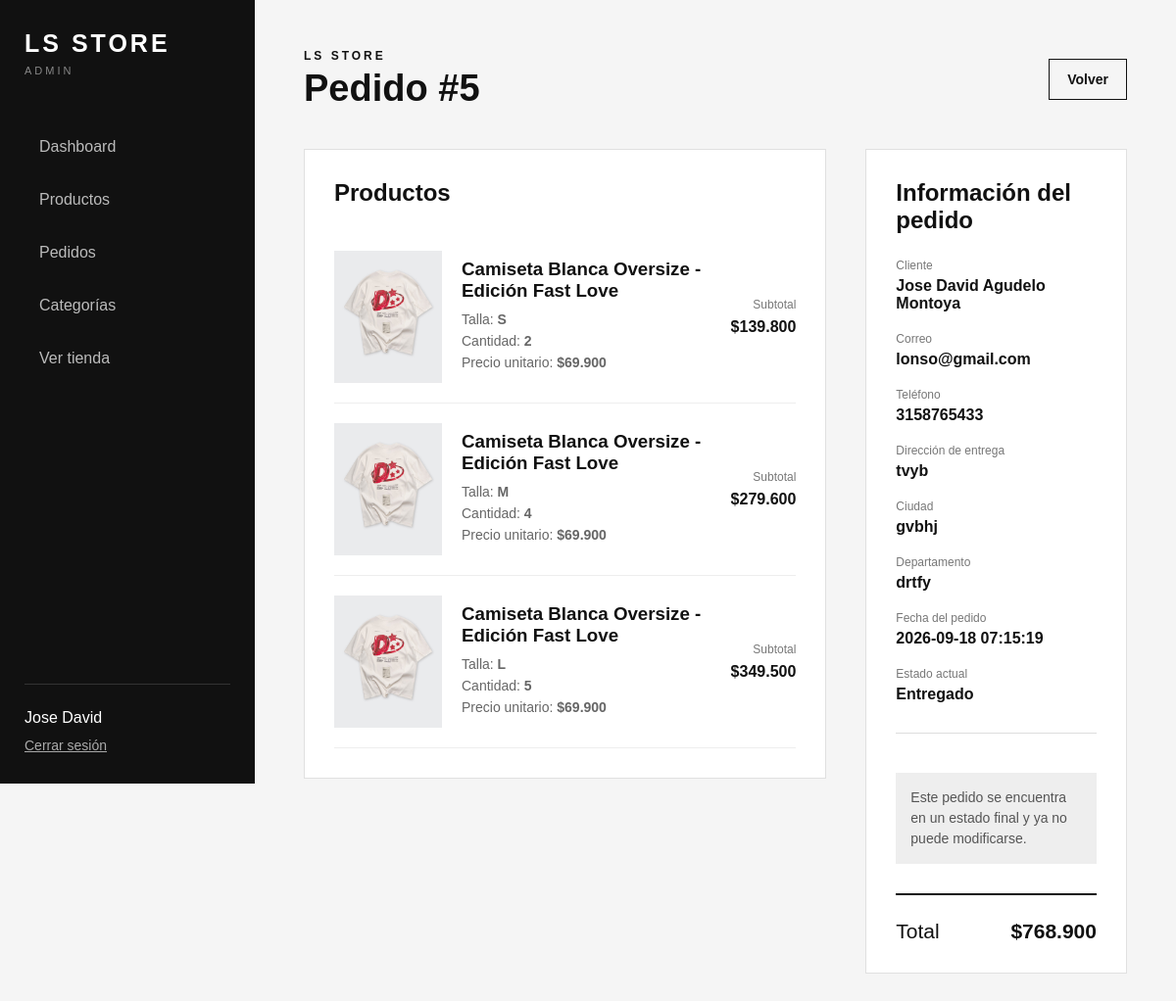
/admin/pedidos/ver.php?id=5 (signed in), run on the app's committed database.
### tables this page shows
CREATE TABLE `pedidos` (
  `id` int(11) NOT NULL,
  `usuario_id` int(11) NOT NULL,
  `total` decimal(10,2) NOT NULL,
  `direccion` varchar(255) NOT NULL,
  `ciudad` varchar(100) NOT NULL,
  `departamento` varchar(100) NOT NULL,
  `telefono` varchar(20) NOT NULL,
  `estado` varchar(30) NOT NULL,
  `fecha_pedido` timestamp NOT NULL DEFAULT current_timestamp()
);

CREATE TABLE `detalle_pedido` (
  `id` int(11) NOT NULL,
  `pedido_id` int(11) NOT NULL,
  `producto_id` int(11) NOT NULL,
  `talla` varchar(10) NOT NULL,
  `cantidad` int(11) NOT NULL,
  `precio_unitario` decimal(10,2) NOT NULL,
  `subtotal` decimal(10,2) NOT NULL
);

CREATE TABLE `productos` (
  `id` int(11) NOT NULL,
  `categoria_id` int(11) NOT NULL,
  `nombre` varchar(150) NOT NULL,
  `descripcion` text NOT NULL,
  `precio` decimal(10,2) NOT NULL,
  `imagen` varchar(255) DEFAULT NULL,
  `color` varchar(50) DEFAULT NULL,
  `estado` varchar(20) NOT NULL,
  `fecha_creacion` timestamp NOT NULL DEFAULT current_timestamp()
);

CREATE TABLE `usuarios` (
  `id` int(11) NOT NULL,
  `nombres` varchar(100) NOT NULL,
  `apellidos` varchar(100) NOT NULL,
  `correo` varchar(150) NOT NULL,
  `password` varchar(255) NOT NULL,
  `telefono` varchar(20) DEFAULT NULL,
  `rol` varchar(20) NOT NULL,
  `estado` varchar(20) NOT NULL,
  `fecha_registro` timestamp NOT NULL DEFAULT current_timestamp()
);

### admin/pedidos/ver.php (the view, shortened to what this page needs)
<?php
require_once __DIR__ . "/../../config/conexion.php";
$id_pedido = filter_input(
    INPUT_GET,
    "id",
    FILTER_VALIDATE_INT
);
$sql_pedido = "
    SELECT
        pedidos.id,
        pedidos.usuario_id,
        pedidos.total,
        pedidos.direccion,
        pedidos.ciudad,
        pedidos.departamento,
        pedidos.telefono,
        pedidos.estado,
        pedidos.fecha_pedido,
        usuarios.nombres,
        usuarios.apellidos,
        usuarios.correo
    FROM pedidos
    INNER JOIN usuarios
        ON pedidos.usuario_id = usuarios.id
    WHERE pedidos.id = ?
    LIMIT 1
";
$stmt_pedido =
    $conexion->prepare(
        $sql_pedido
    );
$stmt_pedido->bind_param(
    "i",
    $id_pedido
);
$stmt_pedido->execute();
$resultado_pedido =
    $stmt_pedido->get_result();
$pedido =
    $resultado_pedido->fetch_assoc();
$sql_detalles = "
    SELECT
        detalle_pedido.id,
        detalle_pedido.producto_id,
        detalle_pedido.talla,
        detalle_pedido.cantidad,
        detalle_pedido.precio_unitario,
        detalle_pedido.subtotal,
        productos.nombre,
        productos.imagen
    FROM detalle_pedido
    INNER JOIN productos
        ON detalle_pedido.producto_id =
           productos.id
    WHERE detalle_pedido.pedido_id = ?
    ORDER BY detalle_pedido.id ASC
";
$stmt_detalles =
    $conexion->prepare(
        $sql_detalles
    );
$stmt_detalles->bind_param(
    "i",
    $id_pedido
);
$stmt_detalles->execute();
$resultado_detalles =
    $stmt_detalles->get_result();
?>
<!DOCTYPE html>
<html lang="es">
<head>
    <link
        rel="stylesheet"
        href="../../assets/css/admin.css">
</head>
<body>
    <div class="admin-layout">
        <?php
        require_once __DIR__ .
            "/../includes/sidebar.php";
        ?>
        <main class="admin-main">
            <div class="admin-cabecera">
                <div>
                    <p>
                        LS STORE
                    </p>
                    <h1>
                        Pedido #<?php echo (int) $pedido["id"]; ?>
                    </h1>
                </div>
                <a
                    href="index.php"
                    class="admin-btn-secundario">
                    Volver
                </a>
            </div>
            <div class="admin-pedido-grid">
                <section class="admin-pedido-productos">
                    <h2>
                        Productos
                    </h2>
                    <?php if (
                        $resultado_detalles->num_rows === 0
                    ): ?>
                        <p>
                            Este pedido no tiene productos registrados.
                        </p>
                    <?php else: ?>
                        <?php while (
                            $item =
                            $resultado_detalles->fetch_assoc()
                        ): ?>
                            <article class="admin-pedido-producto">
                                <?php if (
                                    !empty($item["imagen"])
                                ): ?>
                                    <img
                                        src="../../assets/img/<?php
                                                                echo htmlspecialchars(
                                                                    $item["imagen"]
                                                                );
                                                                ?>"
                                        alt="<?php
                                                echo htmlspecialchars(
                                                    $item["nombre"]
                                                );
                                                ?>">
                                <?php endif; ?>
                                <div class="admin-pedido-producto-info">
                                    <h3>
                                        <?php
                                        echo htmlspecialchars(
                                            $item["nombre"]
                                        );
                                        ?>
                                    </h3>
                                    <p>
                                        Talla:
                                        <strong>
                                            <?php
                                            echo htmlspecialchars(
                                                $item["talla"]
                                            );
                                            ?>
                                        </strong>
                                    </p>
                                    <p>
                                        Cantidad:
                                        <strong>
                                            <?php
                                            echo (int)
                                            $item["cantidad"];
                                            ?>
                                        </strong>
                                    </p>
                                    <p>
                                        Precio unitario:
                                        <strong>
                                            $<?php
                                                echo number_format(
                                                    $item["precio_unitario"],
                                                    0,
                                                    ",",
                                                    "."
                                                );
                                                ?>
                                        </strong>
                                    </p>
                                </div>
                                <div class="admin-pedido-subtotal">
                                    <span>
                                        Subtotal
                                    </span>
                                    <strong>
                                        $<?php
                                            echo number_format(
                                                $item["subtotal"],
                                                0,
                                                ",",
                                                "."
                                            );
                                            ?>
                                    </strong>
                                </div>
                            </article>
                        <?php endwhile; ?>
                    <?php endif; ?>
                </section>
                <aside class="admin-pedido-resumen">
                    <h2>
                        Información del pedido
                    </h2>
                    <div class="admin-pedido-dato">
                        <span>
                            Cliente
                        </span>
                        <strong>
                            <?php
                            echo htmlspecialchars(
                                $pedido["nombres"] .
                                    " " .
                                    $pedido["apellidos"]
                            );
                            ?>
                        </strong>
                    </div>
                    <div class="admin-pedido-dato">
                        <span>
                            Correo
                        </span>
                        <strong>
                            <?php
                            echo htmlspecialchars(
                                $pedido["correo"]
                            );
                            ?>
                        </strong>
                    </div>
                    <div class="admin-pedido-dato">
                        <span>
                            Teléfono
                        </span>
                        <strong>
                            <?php
                            echo htmlspecialchars(
                                $pedido["telefono"]
                            );
                            ?>
                        </strong>
                    </div>
                    <div class="admin-pedido-dato">
                        <span>
                            Dirección de entrega
                        </span>
                        <strong>
                            <?php
                            echo htmlspecialchars(
                                $pedido["direccion"]
                            );
                            ?>
                        </strong>
                    </div>
                    <div class="admin-pedido-dato">
                        <span>
                            Ciudad
                        </span>
                        <strong>
                            <?php
                            echo htmlspecialchars(
                                $pedido["ciudad"]
                            );
                            ?>
                        </strong>
                    </div>
                    <div class="admin-pedido-dato">
                        <span>
                            Departamento
                        </span>
                        <strong>
                            <?php
                            echo htmlspecialchars(
                                $pedido["departamento"]
                            );
                            ?>
                        </strong>
                    </div>
                    <div class="admin-pedido-dato">
                        <span>
                            Fecha del pedido
                        </span>
                        <strong>
                            <?php
                            echo htmlspecialchars(
                                $pedido["fecha_pedido"]
                            );
                            ?>
                        </strong>
                    </div>
                    <div class="admin-pedido-dato">
                        <span>
                            Estado actual
                        </span>
                        <strong>
                            <?php
                            echo htmlspecialchars(
                                ucfirst(
                                    $pedido["estado"]
                                )
                            );
                            ?>
                        </strong>
                    </div>
                    <?php
                    $opciones_estado = [
                        "pendiente" => [
                            "confirmado" => "Confirmado",
                            "cancelado" => "Cancelado"
                        ],
                        "confirmado" => [
                            "enviado" => "Enviado",
                            "cancelado" => "Cancelado"
                        ],
                        "enviado" => [
                            "entregado" => "Entregado"
                        ],
                        "entregado" => [],
                        "cancelado" => []
                    ];
                    ?>
                    <?php if (
                        !empty($opciones_estado[$pedido["estado"]])
                    ): ?>
                        <form
                            action="estado.php"
                            method="POST"
                            class="admin-estado-form">
                            <input
                                type="hidden"
                                name="pedido_id"
                                value="<?php echo (int) $pedido["id"]; ?>">
                            <label for="estado">
                                Cambiar estado
                            </label>
                            <select
                                id="estado"
                                name="estado"
                                required>
                                <option value="">
                                    Selecciona el nuevo estado
                                </option>
                                <?php foreach (
                                    $opciones_estado[$pedido["estado"]]
                                    as $valor => $texto
                                ): ?>
                                    <option
                                        value="<?php echo htmlspecialchars($valor); ?>">
                                        <?php echo htmlspecialchars($texto); ?>
                                    </option>
                                <?php endforeach; ?>
                            </select>
                            <button
                                type="submit"
                                class="admin-btn-principal">
                                Actualizar estado
                            </button>
                        </form>
                    <?php else: ?>
                        <div class="admin-estado-form">
                            <p class="admin-estado-final">
                                Este pedido se encuentra en un estado final
                                y ya no puede modificarse.
                            </p>
                        </div>
                    <?php endif; ?>
                    <div class="admin-pedido-total">
                        <span>
                            Total
                        </span>
                        <strong>
                            $<?php
                                echo number_format(
                                    $pedido["total"],
                                    0,
                                    ",",
                                    "."
                                );
                                ?>
                        </strong>
                    </div>
                </aside>
            </div>
        </main>
    </div>
</body>
</html>

### data on the page
pedidos: id "5", usuario.apellidos "Jose David Agudelo Montoya", usuario.correo "lonso@gmail.com", telefono "3158765433", direccion "tvyb", ciudad "gvbhj", departamento "drtfy", fecha_pedido "2026-09-18 07:15:19", estado "Entregado", total "768.900"
detalle_pedido: producto.imagen (picture), producto.nombre "Camiseta Blanca Oversize - Edición Fast Love", talla "S", cantidad "2", precio_unitario "69.900", subtotal "139.800"
detalle_pedido: producto.imagen (picture), producto.nombre "Camiseta Blanca Oversize - Edición Fast Love", talla "M", cantidad "4", precio_unitario "69.900", subtotal "279.600"
detalle_pedido: producto.imagen (picture), producto.nombre "Camiseta Blanca Oversize - Edición Fast Love", talla "L", cantidad "5", precio_unitario "69.900", subtotal "349.500"

### other printed values
$_SESSION["nombres"] "Jose David"
